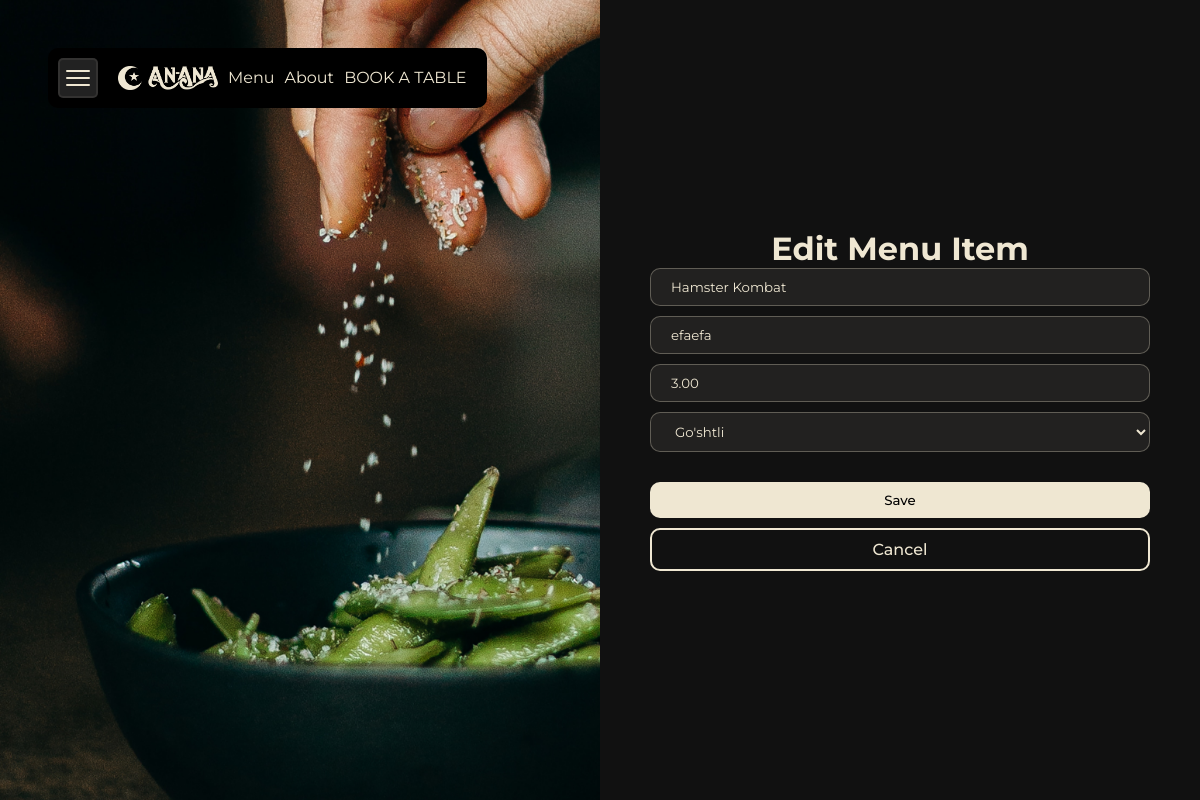
/menu/menu/1/edit/, run on the app's committed database.
### menu/models.py (models this page shows, shortened)
class MenuItem(models.Model):
    CHOICE_CATEGORY = [
        ('Hammasi','Hammasi'),
        ("Go'shtli","Go'shtli"),
        ('Salatlar','Salatlar'),
        ('Shirinlik','Shirinlik'),
        ('Ichimliklar','Ichimliklar')
    ]
    name = models.CharField(max_length=100)
    description = models.TextField()
    price = models.DecimalField(max_digits=5, decimal_places=2)
    available = models.BooleanField(default=True)
    category = models.CharField(max_length=15, choices=CHOICE_CATEGORY, default='Hammasi')

### menu/views.py (the view)
# urls.py: path('menu/<int:pk>/edit/', menu_update, name='menu_update'),
def menu_update(request, pk):
    item = get_object_or_404(MenuItem, pk=pk)
    if request.method == "POST":
        form = MenuItemForm(request.POST, instance=item)
        if form.is_valid():
            item = form.save()
            return redirect('menu_detail', pk=item.pk)
    else:
        form = MenuItemForm(instance=item)
    return render(request, 'menu/menu_form.html', {'form': form})

### menu/forms.py
class MenuItemForm(forms.ModelForm):
    class Meta:
        model = MenuItem
        fields = ['name', 'description', 'price','category']
        widgets = {
            'name': forms.TextInput(attrs={'class': 'inp-control-1', 'placeholder': 'Name'}),
            'description': forms.TextInput(attrs={'class': 'inp-control-2' , 'placeholder': 'Description'}),
            'price': forms.NumberInput(attrs={'class': 'inp-control-3' , 'placeholder': 'Price'}),
            'category': forms.Select(attrs={'class': 'form-control', 'placeholder': 'Category'})
        }

### menu/templates/menu/menu_form.html (shortened to what this page needs)
{% extends "base.html" %}
{% load static %}
{% block css %}
  <link rel="stylesheet" href="{% static 'css/crud_menu_form.css' %}" />
{% endblock %}
{% block content %}
  <div class="main-menu-detail">
    <div class="left-5"></div>
    <div class="right-5">
                <h1>{% if form.instance.pk %}Edit{% else %}New{% endif %} Menu Item</h1>
                <form method="post">
                    {{ form }}
                    <button class="white-btn" type="submit">Save</button>
                    <a class="border-btn" href="{% url 'menu_list' %}">Cancel</a>
                </form>
    </div>
  </div>
{% endblock %}

### static/css/navbar.css (style rules this page uses)
* { padding: 0; margin: 0; box-sizing: border-box; font-family: "Montserrat", sans-serif; color: #EFE7D2; }
a { text-decoration: none; }
button { cursor: pointer; }
.border-btn { padding: 10px 20px; background-color: transparent; color: #EFE7D2; border: 2px solid #EFE7D2; font-family: "Montserrat", sans-serif; border-radius: 10px; font-weight: 500; }
.white-btn { padding: 10px 20px; background-color: #EFE7D2; color: #000; font-family: "Montserrat", sans-serif; border-radius: 10px; font-weight: 500; border: none; outline: none; }

### static/css/home.css (style rules this page uses)
* { padding: 0; margin: 0; box-sizing: border-box; font-family: "Montserrat", sans-serif; color: #EFE7D2; }
a { text-decoration: none; }
button { cursor: pointer; }
.border-btn { padding: 10px 20px; background-color: transparent; color: #EFE7D2; border: 2px solid #EFE7D2; font-family: "Montserrat", sans-serif; border-radius: 10px; font-weight: 500; }
.white-btn { padding: 10px 20px; background-color: #EFE7D2; color: #000; font-family: "Montserrat", sans-serif; border-radius: 10px; font-weight: 500; border: none; outline: none; }

### static/css/profile.css (style rules this page uses)
* { padding: 0; margin: 0; box-sizing: border-box; font-family: "Montserrat", sans-serif; color: #EFE7D2; }
a { text-decoration: none; }
button { cursor: pointer; }
.border-btn { padding: 10px 20px; background-color: transparent; color: #EFE7D2; border: 2px solid #EFE7D2; font-family: "Montserrat", sans-serif; border-radius: 10px; font-weight: 500; }
.white-btn { padding: 10px 20px; background-color: #EFE7D2; color: #000; font-family: "Montserrat", sans-serif; border-radius: 10px; font-weight: 500; border: none; outline: none; }

### static/css/crud_menu_form.css (style rules this page uses)
* { padding: 0; margin: 0; box-sizing: border-box; font-family: "Montserrat", sans-serif; color: #EFE7D2; }
a { text-decoration: none; }
button { cursor: pointer; }
.border-btn { padding: 10px 20px; background-color: transparent; color: #EFE7D2; border: 2px solid #EFE7D2; font-family: "Montserrat", sans-serif; border-radius: 10px; font-weight: 500; }
.white-btn { padding: 10px 20px; background-color: #EFE7D2; color: #000; font-family: "Montserrat", sans-serif; border-radius: 10px; font-weight: 500; border: none; outline: none; }
.main-menu-detail .right-5 form div input, .main-menu-detail .right-5 form div select { width: 100%; background-color: #222120; padding: 10px 20px; border-radius: 10px; border: 1px solid var(--border-default, rgba(239, 231, 210, 0.301)); outline: none; color: #EFE7D2; }
.main-menu-detail .right-5 form div input::placeholder, .main-menu-detail .right-5 form div select::placeholder { color: #807d71; }
.main-menu-detail { display: grid; grid-template-columns: 1fr 1fr; width: 100%; height: 100vh; }
.main-menu-detail .left-5 { background-image: url("../media/aboutBigImg.png"); background-repeat: no-repeat; background-size: cover; }
.main-menu-detail .right-5 { display: flex; flex-direction: column; justify-content: center; align-items: center; }
.main-menu-detail .right-5 form { width: 500px; display: flex; flex-direction: column; gap: 10px; }
.main-menu-detail .right-5 form button { margin-top: 20px; }
.main-menu-detail .right-5 form a { text-align: center; }
.main-menu-detail .right-5 form div input, .main-menu-detail .right-5 form div select { width: 100%; }

### data on the page
MenuItem: name "Hamster Kombat", description "efaefa", price "3.00", category "Go'shtli"
